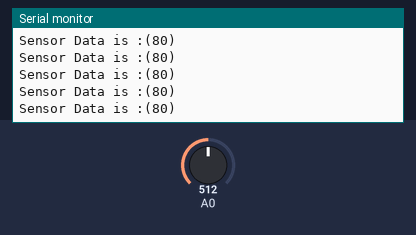
Bench run of a sketch on a simulated Arduino Uno, built with avr-gcc and run on an emulated ATmega328P. Parts: the last lines printed to the serial monitor. The inputs (shaded band) are chosen by the test bench; at power-on: A0 = 512.

Above: at 1.2 s.
1.3 s: A0 set to 716
At 1.57 s:
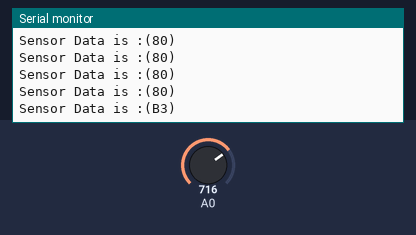
3.3 s: A0 set to 900
At 3.58 s:
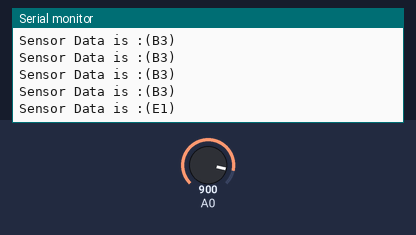
5.3 s: A0 set to 1023
At 5.6 s:
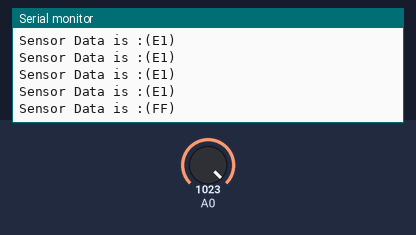
7.3 s: A0 set to 511
At 7.61 s:
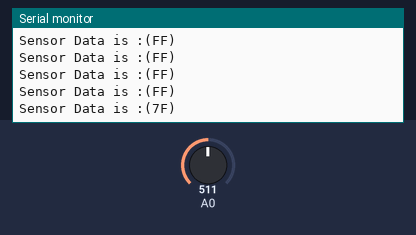
12.3 s: A0 set to 306
At 12.65 s:
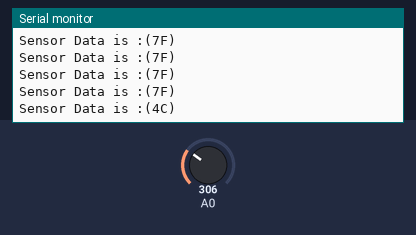

The sketch:

BT_Talk_VR.ino
```cpp
//  ref HC-05與HC-06藍牙模組補充說明（三）：使用Arduino設定AT命令
// ref http://swf.com.tw/?p=712

#include <SoftwareSerial.h>   // 引用程式庫
unsigned char senddata ;

// 定義連接藍牙模組的序列埠
SoftwareSerial BT(11, 12); // 接收腳, 傳送腳
unsigned char val;  // 儲存接收資料的變數

void setup() {
  Serial.begin(9600);   // 與電腦序列埠連線
  Serial.println("BT is ready!");

  // 設定藍牙模組的連線速率
  // 如果是HC-05，請改成38400
  BT.begin(9600);
}

void loop() {
      senddata = (unsigned char)(analogRead(A0)/4) ;
     BT.write(senddata);
     Serial.print("Sensor Data is :(");
     Serial.print(senddata,HEX);
     Serial.print(")\n");

     delay(200) ;

  // 若收到藍牙模組的資料，則送到「序列埠監控視窗」
  if (BT.available()) {
    val = BT.read();
    Serial.print(val);
  }

  // 若收到「序列埠監控視窗」的資料，則送到藍牙模組
  if (Serial.available()) {
    val = Serial.read();
    BT.write(val);
  }
}
```

Measured:
- after the input at 1.3 s, the serial monitor: prints a new line after 0.11 s (image 1)
- after the input at 3.3 s, the serial monitor: prints a new line after 0.13 s (image 2)
- after the input at 5.3 s, the serial monitor: prints a new line after 0.14 s (image 3)
- after the input at 7.3 s, the serial monitor: prints a new line after 0.15 s (image 4)
- after the input at 12.3 s, the serial monitor: prints a new line after 0.19 s (image 5)
